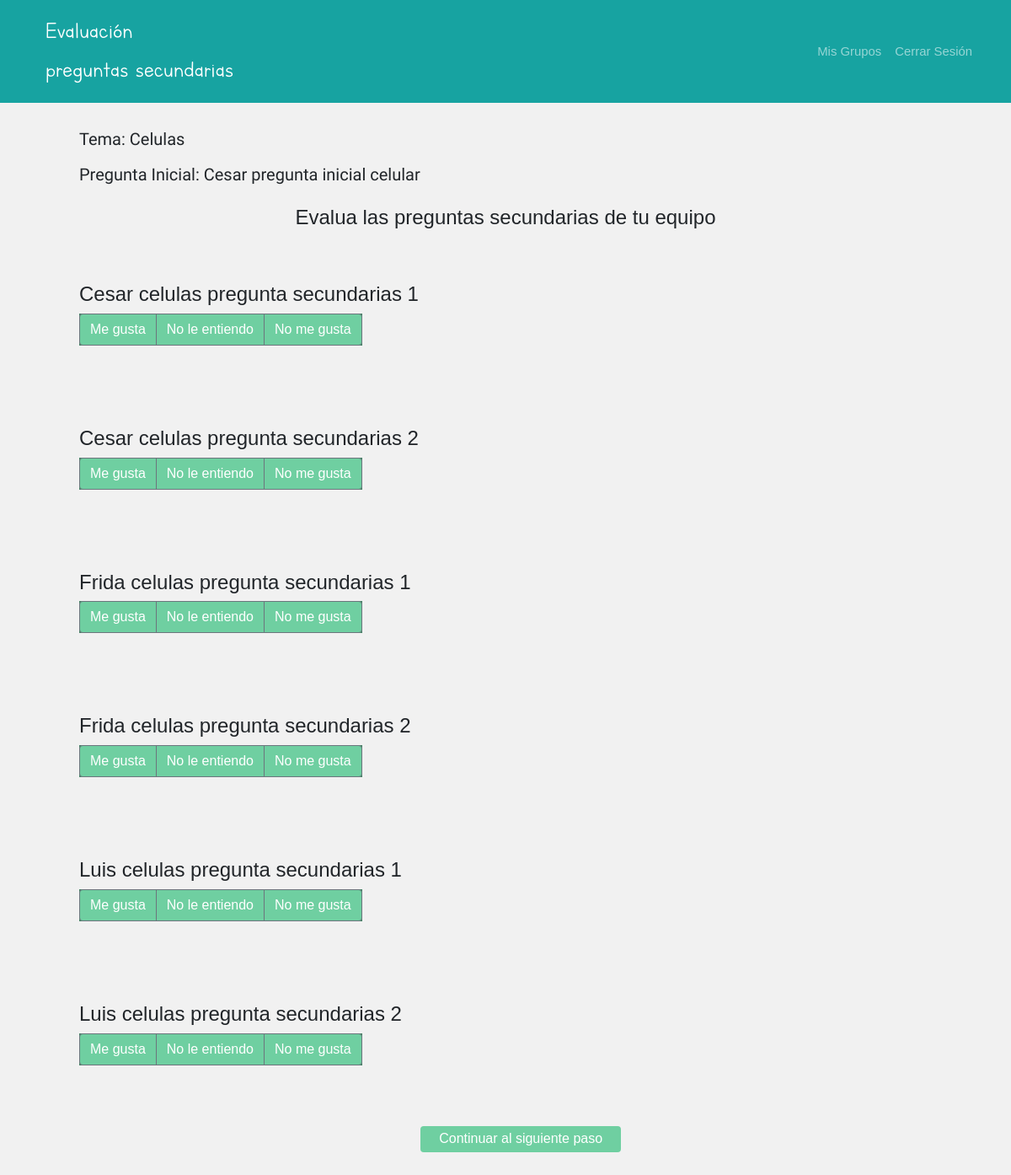
Page /estudiante/Grupo/1/Tema/4/PreguntasSecundarias/evaluación/evaluacionsecundarias (signed in) on the committed database.
### AMCE/models.py (models this page shows, shortened)
class Tema(models.Model):
	id_tema = models.AutoField(primary_key=True)
	nombre_tema = models.CharField(max_length=100)
	profesor_tema = models.ForeignKey(Profesor, on_delete=models.CASCADE)

class Pregunta(models.Model):
	id_pregunta = models.OneToOneField(ParticipacionEst, on_delete=models.CASCADE, primary_key=True)
	INICIAL = 1
	SECUNDARIA = 2
	OTRO = 10
	TIPOS_PREGUNTA = (
		(INICIAL, 'inicial'),
		(SECUNDARIA, 'secundaria'),
		(OTRO, 'otro')
	)
	tipo_pregunta = models.PositiveSmallIntegerField(choices=TIPOS_PREGUNTA, default=10)
	votos = models.IntegerField(default=0)
	ganadora = models.BooleanField(default=False)
	definirProb_pregunta = models.ForeignKey(DefinirProblema, on_delete=models.CASCADE)

class ParticipacionEst(models.Model):
	id_actividad = models.AutoField(primary_key=True)
	fecha = models.DateTimeField(default = timezone.now)
	contenido = models.TextField(null=True)
	estudiante_part = models.ForeignKey(Estudiante, on_delete=models.CASCADE, related_name='post')

### AMCE/templates/estudiante/2EvaluacionPreguntasSecundarias.html (shortened to what this page needs)
{% extends "estudiante/base_mainpage.html" %}
{% load static %}
{% block header_ctxt %}
<div class="nav-bar-title navbar-brand"> Evaluación <br> preguntas secundarias</div>
{% endblock %}
{% block inner_content %}
<h3> <p style="font-family: 'Capriola'; font-size: 20px;"> Tema: {{ temaNombre }} </p></h3>
<h3> <p style="font-family: 'Capriola'; font-size: 20px;"> Pregunta Inicial: {{ pregunta.id_pregunta.contenido }}  </p></h3>
<br>
<center> <h4> Evalua las preguntas secundarias de tu equipo </h4> </center>
<br>
<br>
      <form method="post">
        <div class="w3-container">
            {% for i in preguntasSec %}
                <div >
                <header >
                    <br>
                    <table style="width:100%">
                        <h4>{{ i.id_pregunta.contenido }}</h4>
                        <div class="btn-group btn-group-toggle" data-toggle="buttons">
                            <label class="btn btn-secondary active" >
                              <input type="radio" name="options{{forloop.counter}}" id="megusta" value="3" autocomplete="off" required> Me gusta
                            </label>
                            <label class="btn btn-secondary" >
                              <input type="radio" name="options{{forloop.counter}}" id="noleentiendo" value="-1"  autocomplete="off" required> No le entiendo
                            </label>
                            <label class="btn btn-secondary" >
                              <input type="radio" name="options{{forloop.counter}}" id="nomegusta" value="-2"  autocomplete="off" required> No me gusta
                            </label>
                          </div>
                      </table>
                    <br>
                    <br>
                </header>
                <br>
                </div>
            {% endfor %}
        </div>
        <button type="submit" style="color: white; background-color: #6FCFA1;
        border: 0px; margin-left: 40%;">Continuar al siguiente paso</button>
  </form>
<br>
<br>
{% endblock %}

### static/css/header.css (style rules this page uses)
p { display: inline; }

### static/css/feedStyle.css (style rules this page uses)
body { background: #FFFFFF; font-size: 62.5%; font-family: 'Varela Round', Helvetica, Arial, serif; }
p { font-size: 1rem; }
button { font-size: 1rem; color: white; padding: 0.4rem 1.4rem; border: none; background: #7A9D96; border-radius: 4px; cursor: pointer; }
form { margin: 0; font-size: 1rem; }

### static/css/custom.css (style rules this page uses)
body { background-color: #f1f1f1; }
.nav-bar-title { font-family: 'Letter-for-learns'; font-size: 23pt; }

### AMCE/templates/estudiante/2EvaluacionPreguntasSecundarias.html (style rules this page uses)
.btn-secondary,.btn-primary:hover, .btn-primary:active, .btn-primary:visited { background-color: #6FCFA1 !important; }
.btn-secondary.active, .btn-group, .btn-group-toggle { background-color: #458365 !important; }

### rows in the picture
Tema: nombre_tema "Celulas"
Pregunta: id_pregunta.contenido "Cesar pregunta inicial celular"
Pregunta: id_pregunta.contenido "Cesar celulas pregunta secundarias 1"
Pregunta: id_pregunta.contenido "Cesar celulas pregunta secundarias 2"
Pregunta: id_pregunta.contenido "Frida celulas pregunta secundarias 1"
Pregunta: id_pregunta.contenido "Frida celulas pregunta secundarias 2"
Pregunta: id_pregunta.contenido "Luis celulas pregunta secundarias 1"
Pregunta: id_pregunta.contenido "Luis celulas pregunta secundarias 2"
